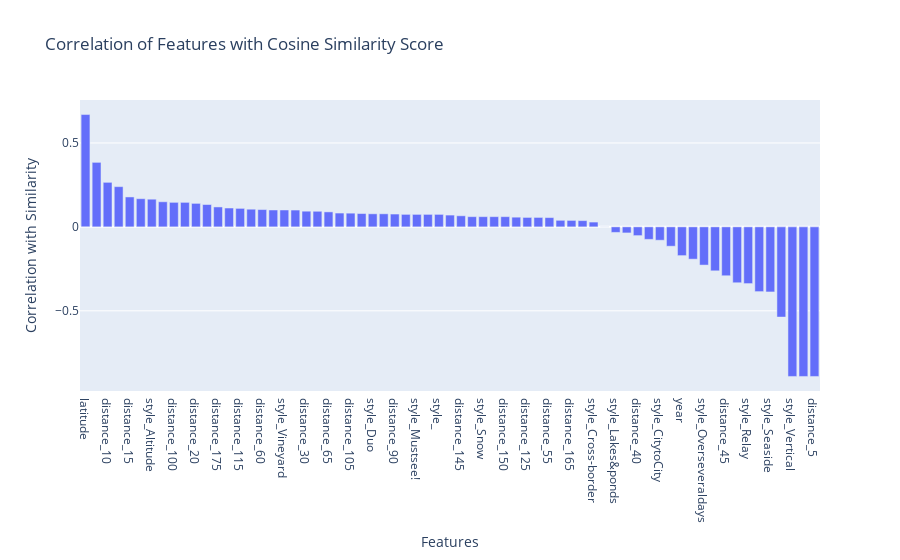

The notebook cell saved with this chart:
### Code cell
# Calculate the correlation between each feature and the similarity score
# Remove constant columns
correlation_with_similarity = recommended_races.corr()['similarity'].sort_values(ascending=False)
print(correlation_with_similarity)
correlation_with_similarity.drop('similarity', inplace=True)
correlation_with_similarity.dropna(inplace=True)
# Plot the correlation
fig = px.bar(
    x=correlation_with_similarity.index,
    y=correlation_with_similarity.values,
    labels={'x': 'Features', 'y': 'Correlation with Similarity'},
    title='Correlation of Features with Cosine Similarity Score'
)

# Show the plot
fig.show()

### Figure 1 — Plotly figure (JSON) as saved in the notebook; plotly's stock layout.template omitted (floating-point values rounded to 4 significant figures)
{"data": [{"alignmentgroup": "True", "hovertemplate": "Features=%{x}<br>Correlation with Similarity=%{y}<extra></extra>", "legendgroup": "", "marker": {"color": "#636efa", "pattern": {"shape": ""}}, "name": "", "offsetgroup": "", "orientation": "v", "showlegend": false, "textposition": "auto", "type": "bar", "x": ["latitude", "longitude", "distance_10", "style_Forest", "distance_15", "distance_120", "style_Altitude", "distance_70", "distance_100", "distance_35", "distance_20", "month", "distance_175", "style_Island", "distance_115", "style_Children's&Juniors", "distance_60", "style_Culture&History", "style_Vineyard", "style_Asateam", "distance_30", "disipline_Walking", "distance_65", "distance_80", "distance_105", "style_Cliffs", "style_Duo", "distance_250", "distance_90", "style_Castles", "style_Mustsee!", "style_Capitals/largecities", "style_", "distance_140", "distance_145", "distance_300", "style_Snow", "style_Autonomy", "distance_150", "distance_170", "distance_125", "distance_85", "distance_55", "distance_135", "distance_165", "duration", "style_Cross-border", "distance_160", "style_Lakes&ponds", "multidays", "distance_40", "style_Nature", "style_CitytoCity", "style_Mountain", "year", "distance_50", "style_Overseveraldays", "distance_25", "distance_45", "style_Nocturnal", "style_Relay", "distance_110", "style_Seaside", "distance_75", "style_Vertical", "disipline_Road Running", "distance_5"], "xaxis": "x", "y": [0.6692, 0.3844, 0.2653, 0.2397, 0.1783, 0.1678, 0.1649, 0.1495, 0.1461, 0.146, 0.14, 0.1331, 0.1187, 0.1123, 0.1102, 0.1052, 0.1031, 0.1006, 0.1006, 0.1002, 0.09342, 0.09287, 0.08935, 0.08226, 0.08163, 0.07931, 0.0778, 0.0778, 0.07643, 0.0745, 0.07438, 0.07438, 0.07438, 0.07026, 0.06599, 0.06085, 0.06085, 0.06085, 0.06085, 0.05774, 0.05631, 0.05631, 0.05527, 0.03911, 0.03849, 0.03725, 0.02863, -0.0003097, -0.03298, -0.03603, -0.05214, -0.0745, -0.07959, -0.1153, -0.1713, -0.1924, -0.2276, -0.2619, -0.2913, -0.333, -0.3379, -0.3858, -0.3878, -0.5375, -0.8912, -0.8912, -0.8912], "yaxis": "y"}], "layout": {"barmode": "relative", "legend": {"tracegroupgap": 0}, "title": {"text": "Correlation of Features with Cosine Similarity Score"}, "xaxis": {"anchor": "y", "domain": [0, 1], "title": {"text": "Features"}}, "yaxis": {"anchor": "x", "domain": [0, 1], "title": {"text": "Correlation with Similarity"}}}}
